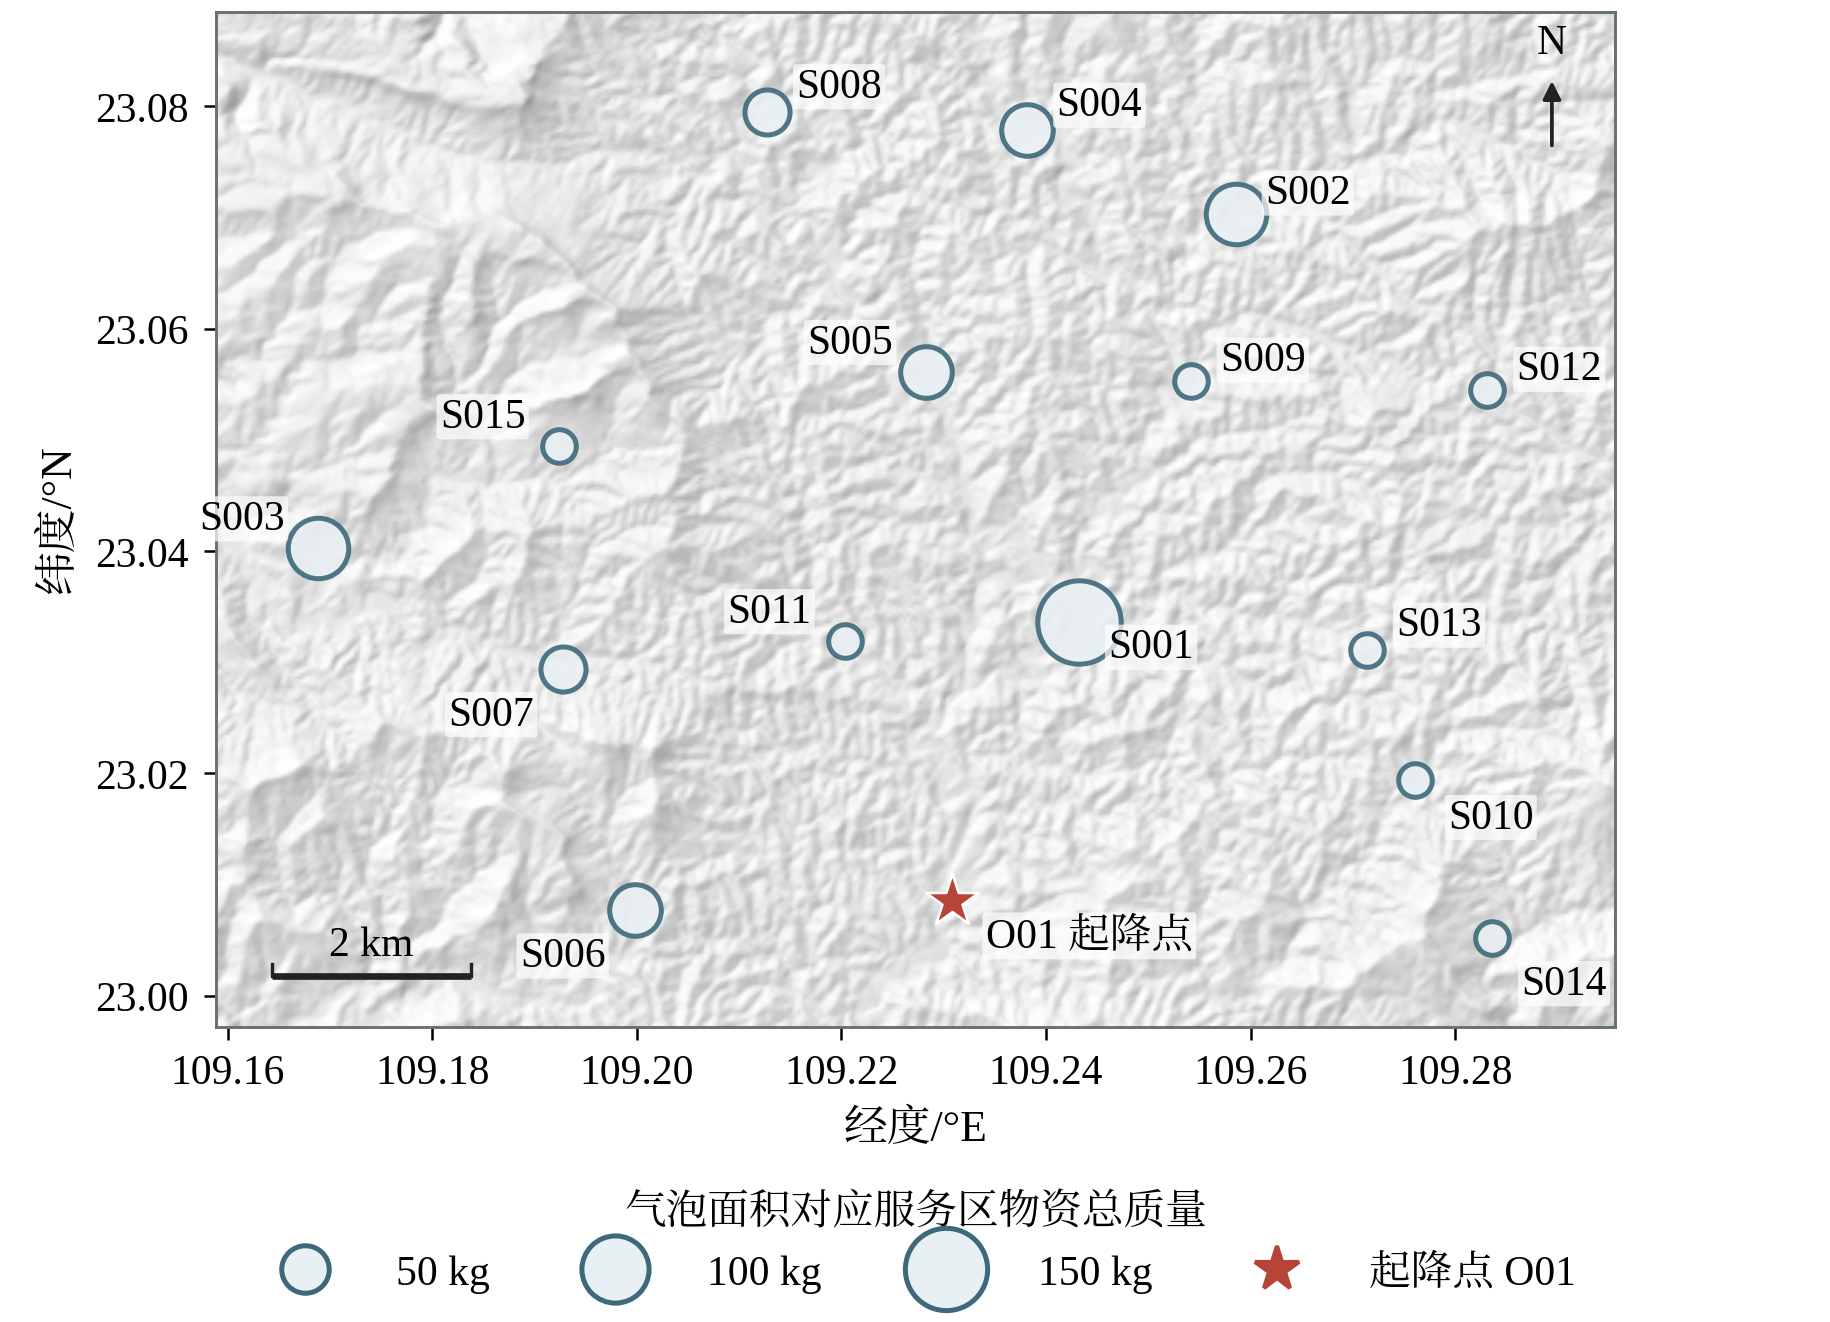

Generate this figure with Python:
"""图2 改进版：起降点与服务区需求的空间分布（原图源 figures/fusion/site_map.py 的副本修改）。

改动：加原题 30 m DEM 山体阴影底图（30 m 栅格的等高线过碎，未采用）；气泡面积仍与服务区物资总质量成正比，另给气泡尺寸图例；
删去图内说明文字（移入图题与图例）；按与其他地图一致的等比例经纬度坐标、比例尺与指北针。
数据：原图源所用 data/site_demand.csv（原样复制为本图同名 CSV）；原题 DEM。
"""
import sys
from pathlib import Path
HERE = Path(__file__).resolve().parent
sys.path.insert(0, str(HERE.parent / "lib"))
import numpy as np
import figkit as fk
import matplotlib.pyplot as plt
from matplotlib.lines import Line2D

STEM = "site_map"
SRC_CSV = fk.ATTACH / "data" / "site_demand.csv"
SIZE_K = 2.6          # 与原图相同：气泡面积 = 2.6 × 总质量（pt²）
LABEL_OFFSET = {"S001": (7, -6), "S002": (7, 5), "S003": (-8, 7), "S004": (7, 6), "S005": (-8, 7),
                "S006": (-7, -11), "S007": (-7, -11), "S008": (7, 6), "S009": (7, 5), "S010": (8, -9),
                "S011": (-8, 7), "S012": (7, 5), "S013": (7, 6), "S014": (7, -11), "S015": (-8, 7)}


def main():
    fk.setup()
    L = fk.labels()
    rows = fk.read_source_csv(SRC_CSV)
    sites = [r for r in rows if r["节点"] != "O01"]
    o = next(r for r in rows if r["节点"] == "O01")
    nodes = fk.nodes()
    for r in rows:
        assert abs(float(r["经度"]) - nodes[r["节点"]]["lon"]) < 1e-9 and abs(float(r["纬度"]) - nodes[r["节点"]]["lat"]) < 1e-9
    lons = [float(r["经度"]) for r in rows]
    lats = [float(r["纬度"]) for r in rows]
    lat_mid = (min(lats) + max(lats)) / 2
    x0, x1 = min(lons) - 0.010, max(lons) + 0.012
    y0, y1 = min(lats) - 0.008, max(lats) + 0.009
    dem = fk.DEM()
    sub, extent, _ = dem.window(x0, x1, y0, y1)
    hs = dem.hillshade(sub, lat_mid)
    fig, ax = plt.subplots(figsize=(fk.FULL_W, 11.2 * fk.CM), layout="constrained")
    ax.imshow(0.60 + 0.40 * hs, extent=extent, cmap="gray", vmin=0, vmax=1, interpolation="bilinear", zorder=0)
    for r in sites:
        x, y, m = float(r["经度"]), float(r["纬度"]), float(r["总质量_kg"])
        ax.scatter(x, y, s=m * SIZE_K, facecolor="#E9F0F3", edgecolor=fk.C["direct"], linewidth=1.2, alpha=0.9, zorder=3)
        dx, dy = LABEL_OFFSET[r["节点"]]
        ax.annotate(r["节点"], (x, y), xytext=(dx, dy), textcoords="offset points", fontsize=10, zorder=4,
                    ha="left" if dx >= 0 else "right", va="center",
                    bbox=dict(boxstyle="round,pad=0.08", fc="white", ec="none", alpha=0.7))
    ax.scatter(float(o["经度"]), float(o["纬度"]), marker="*", s=175, color="#B84438", edgecolor="white", linewidth=0.6, zorder=5)
    ax.annotate("O01 起降点", (float(o["经度"]), float(o["纬度"])), xytext=(8, -11), textcoords="offset points", fontsize=10,
                zorder=5, bbox=dict(boxstyle="round,pad=0.08", fc="white", ec="none", alpha=0.75))
    ax.set_xlim(x0, x1)
    ax.set_ylim(y0, y1)
    fk.map_axes(ax, lat_mid)
    ax.set_xlabel(L["common"]["lon"])
    ax.set_ylabel(L["common"]["lat"])
    fk.north_arrow(ax)
    fk.scale_bar(ax, lat_mid, km=2)
    handles = [Line2D([], [], marker="o", ls="none", mfc="#E9F0F3", mec=fk.C["direct"], mew=1.2,
                      markersize=np.sqrt(m * SIZE_K), label=f"{m} kg") for m in (50, 100, 150)]
    handles += [Line2D([], [], marker="*", ls="none", color="#B84438", markersize=11, label="起降点 O01"),
]
    fig.legend(handles=handles, loc="outside lower center", ncol=4, columnspacing=1.8, handletextpad=1.0, handlelength=2.4,
               title="气泡面积对应服务区物资总质量", title_fontsize=10)
    fk.copy_source_csv(SRC_CSV, HERE, STEM)
    fk.save(fig, HERE, STEM, figure_id="图2（改进版）",
            caption="起降点与服务区需求的空间分布（底图为 DEM 山体阴影；气泡面积对应物资总质量）",
            section="5.1.1", sources=[SRC_CSV, fk.DEM_TIF, fk.NODE_XLSX],
            key_values={"service_sites": len(sites), "mass_total_kg": sum(float(r["总质量_kg"]) for r in sites)},
            notes="气泡面积与质量成线性关系（与原图相同）；底图为原题 30 m DEM 山体阴影（光源方位 315°、高度角 45°）。")


if __name__ == "__main__":
    main()
